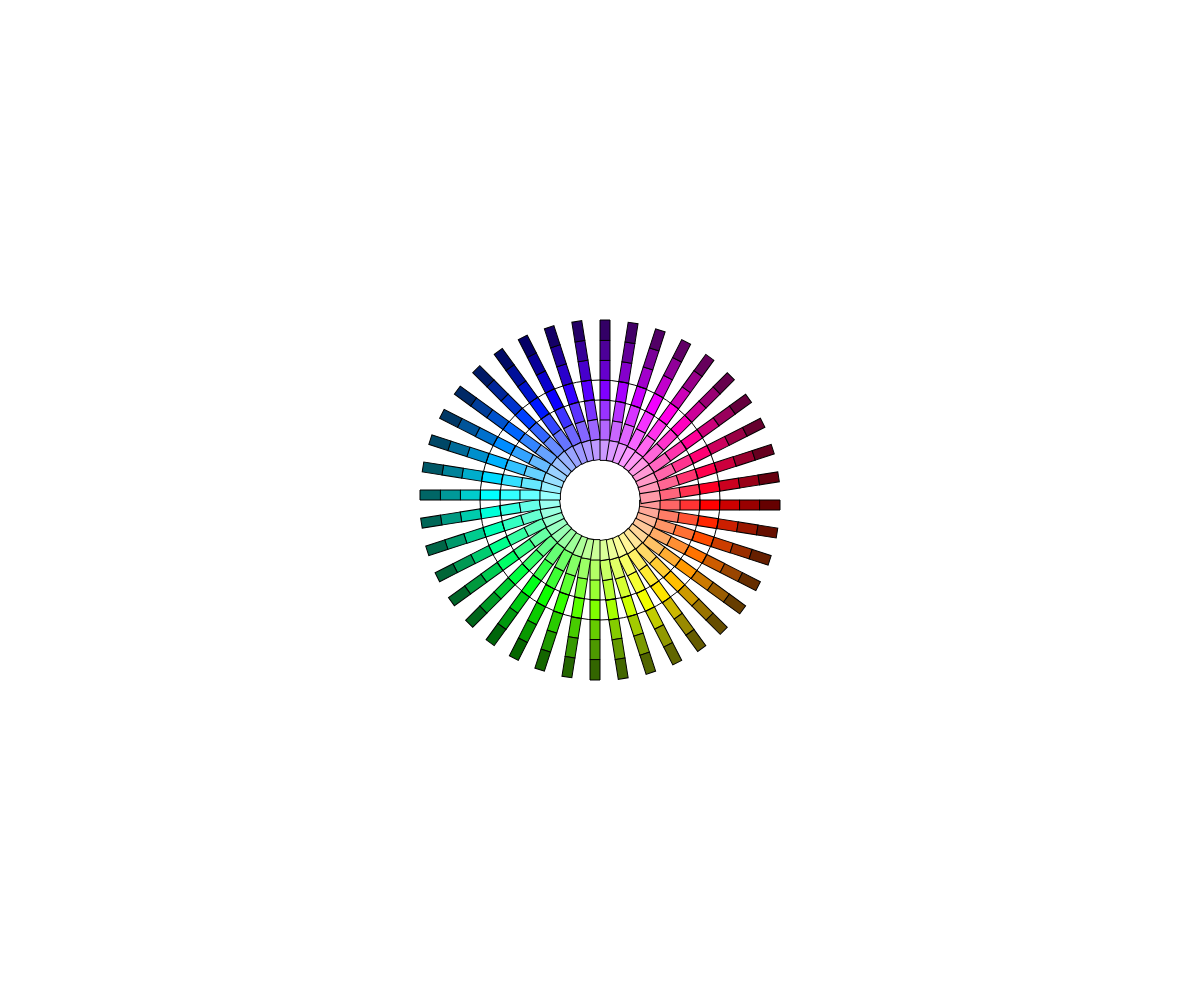
Frame 1 (no input)
Frame 60 (no input): identical to frame 1, image omitted
Frame 120 (the mouse pressed at the canvas centre since frame 60): identical to frame 1, image omitted

The p5.js sketch that drew this single still picture (run headless with seeded random() and noise() and a simulated clock; from frame 60 on, the mouse is pressed at the canvas centre):

// p5.js sketch
// ── sketch.js
let rectW = 20;
let rectH = 10;

function setup() {
  createCanvas(windowWidth, windowHeight);
  angleMode(DEGREES);
  colorMode(HSB, 360, 100, 100);
}

function draw() {
  background(220);
  let amt = 40;
  for (let i = 0; i < amt; i++) {
    push();
    translate(width / 2, height / 2);
    let angle = (360 / amt) * i;
    rotate(angle);
    fill(angle, 100, 100);
    rect(100, 0, rectW, rectH);
    fill(angle, 80, 100);
    rect(80, 0, rectW, rectH);
    fill(angle, 60, 100);
    rect(60, 0, rectW, rectH);
    fill(angle, 40, 100);
    rect(40, 0, rectW, rectH);
    fill(angle, 100, 80);
    rect(120, 0, rectW, rectH);
    fill(angle, 100, 60);
    rect(140, 0, rectW, rectH);
    fill(angle, 100, 40);
    rect(160, 0, rectW, rectH);
    pop();
  }

  noFill();
  ellipse(width / 2, height / 2, 200);
  ellipse(width / 2, height / 2, 240);
}
